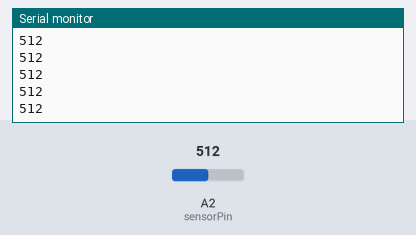
Simulated run of this sketch. Board: Arduino Uno, built with avr-gcc and run on an emulated ATmega328P. On the bench: the last lines printed to the serial monitor. The inputs (shaded band) are chosen by the test bench; at power-on: A2 (sensorPin) = 512.

Above: at 1.2 s.
1.3 s: A2 (sensorPin) set to 716
At 1.31 s:
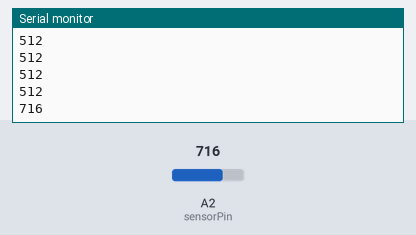
2.8 s: A2 (sensorPin) set to 900
At 2.81 s:
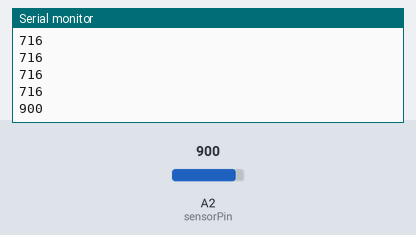
Timing chart, 0 to 5.8 s (numbered marks = the images above; inputs shaded):
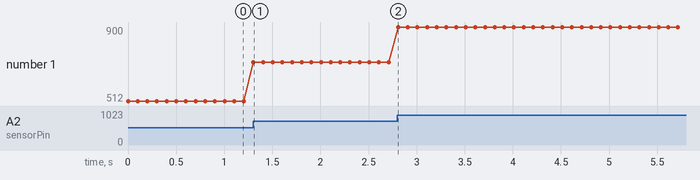

Measured:
- after the input at 1.3 s, the serial monitor: prints a new line at once (image 1)
- after the input at 2.8 s, the serial monitor: prints a new line at once (image 2)
- plotted number 1: 512 → 716 after the input at 1.3 s, 716 → 900 after the input at 2.8 s

The sketch:

02-40-Grove-Potentiometer.ino
```cpp
/*  Arduino for Beginners with Grove
 *
 * This code is part of a course from Tech Explorations.
 * For information about this course, please see
 *
 * https://techexplorations.com/so/grove/
 *
 * For information on hardware components and the wiring needed to
 * run this sketch, please see the relevant lecture in the course.
 *
 *
 *  Created by Peter Dalmaris
 *
 */


int sensorPin = A2;    // select the input pin for the potentiometer
int sensorValue = 0;  // variable to store the value coming from the sensor

void setup() {
  // declare the ledPin as an OUTPUT:
  pinMode(sensorPin, INPUT);             // Set the potentiometer pin as INPUT
  Serial.begin(9600);                   // Start the serial monitor connection at 9600 bauds
}

void loop() {
  // read the value from the sensor:
  sensorValue = analogRead(sensorPin);  // Get the potentiometer value
  Serial.println(sensorValue);          // Print the potentiometer value
  delay(100);                           // Wait for 100 milliseconds
}
```
